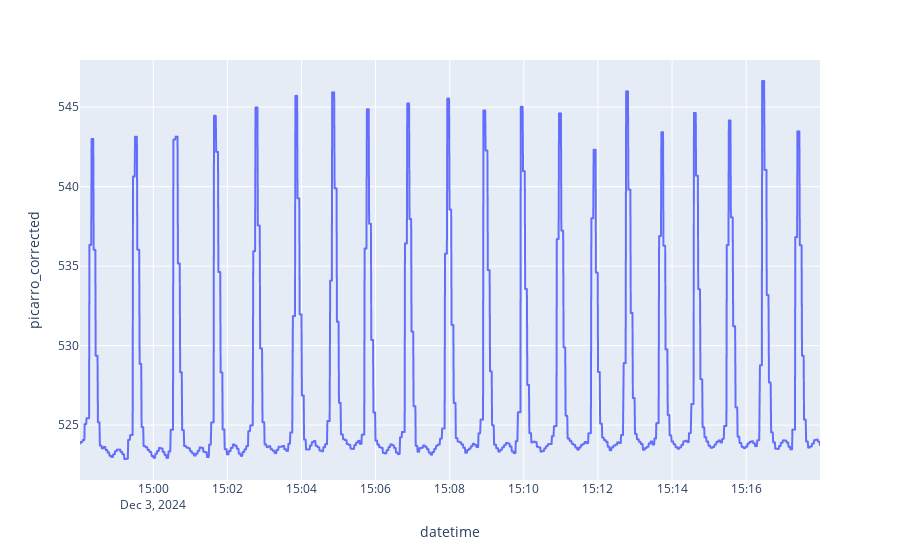
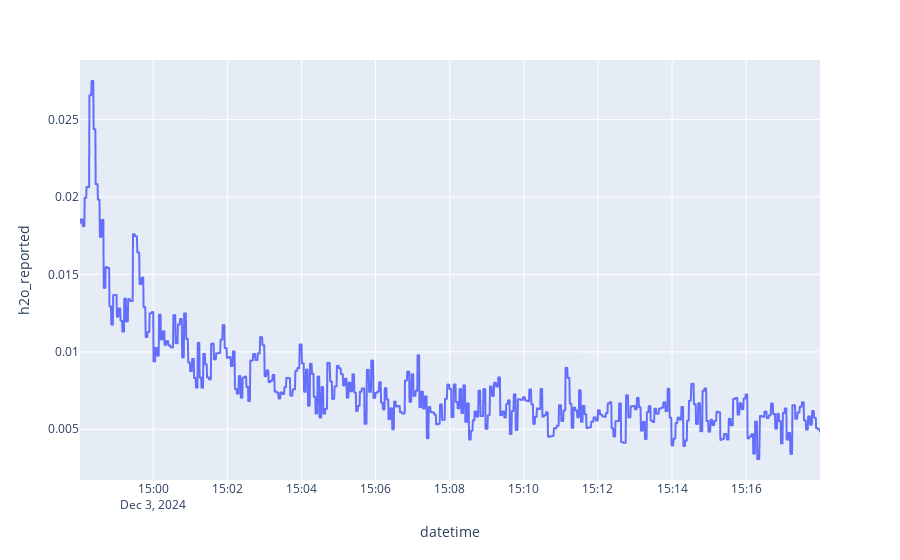

Notebook code cell kept with these figures, in order:
### Code cell
# 82 14:58 - 15:18

start_date = datetime(2024, 12, 3, 14, 58, 0).replace(tzinfo=timezone.utc)
end_date = datetime(2024, 12, 3, 15, 18, 0).replace(tzinfo=timezone.utc)

process_calibration_time(df_p_dwd, start_date, end_date)

### Figure 1 — Plotly figure (JSON) as saved in the notebook; plotly's stock layout.template omitted (floating-point values rounded to 4 significant figures; data arrays with more than 128 entries replaced by an {"elided": "..."} marker saying what was removed)
{"data": [{"hovertemplate": "datetime=%{x}<br>picarro_corrected=%{y}<extra></extra>", "legendgroup": "", "line": {"color": "#636efa", "dash": "solid"}, "marker": {"symbol": "circle"}, "mode": "lines", "name": "", "showlegend": false, "type": "scattergl", "x": {"elided": "1089 str values"}, "xaxis": "x", "y": {"elided": "1089 float values"}, "yaxis": "y"}], "layout": {"legend": {"tracegroupgap": 0}, "margin": {"t": 60}, "xaxis": {"anchor": "y", "domain": [0, 1], "title": {"text": "datetime"}}, "yaxis": {"anchor": "x", "domain": [0, 1], "title": {"text": "picarro_corrected"}}}}

### Figure 2 — Plotly figure (JSON) as saved in the notebook; plotly's stock layout.template omitted (floating-point values rounded to 4 significant figures; data arrays with more than 128 entries replaced by an {"elided": "..."} marker saying what was removed)
{"data": [{"hovertemplate": "datetime=%{x}<br>h2o_reported=%{y}<extra></extra>", "legendgroup": "", "line": {"color": "#636efa", "dash": "solid"}, "marker": {"symbol": "circle"}, "mode": "lines", "name": "", "showlegend": false, "type": "scattergl", "x": {"elided": "1089 str values"}, "xaxis": "x", "y": {"elided": "1089 float values"}, "yaxis": "y"}], "layout": {"legend": {"tracegroupgap": 0}, "margin": {"t": 60}, "xaxis": {"anchor": "y", "domain": [0, 1], "title": {"text": "datetime"}}, "yaxis": {"anchor": "x", "domain": [0, 1], "title": {"text": "h2o_reported"}}}}
